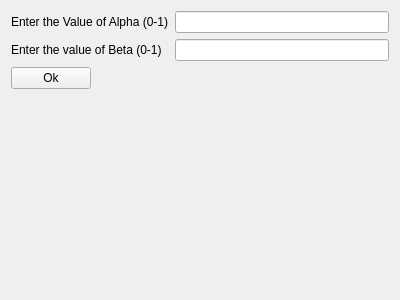
<?xml version="1.0" encoding="UTF-8"?>
<ui version="4.0">
 <class>Form</class>
 <widget class="QWidget" name="Form">
  <property name="geometry">
   <rect>
    <x>0</x>
    <y>0</y>
    <width>400</width>
    <height>300</height>
   </rect>
  </property>
  <property name="windowTitle">
   <string>Form</string>
  </property>
  <layout class="QFormLayout" name="formLayout">
   <item row="0" column="0">
    <widget class="QLabel" name="label">
     <property name="text">
      <string>Enter the Value of Alpha (0-1)</string>
     </property>
    </widget>
   </item>
   <item row="0" column="1">
    <widget class="QLineEdit" name="lineEdit"/>
   </item>
   <item row="1" column="0">
    <widget class="QLabel" name="label_2">
     <property name="text">
      <string>Enter the value of Beta (0-1)</string>
     </property>
    </widget>
   </item>
   <item row="1" column="1">
    <widget class="QLineEdit" name="lineEdit_2"/>
   </item>
   <item row="2" column="0">
    <widget class="QPushButton" name="pushButton">
     <property name="text">
      <string>Ok</string>
     </property>
    </widget>
   </item>
  </layout>
 </widget>
 <resources/>
 <connections/>
</ui>
